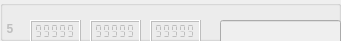
             <widget class="QGroupBox" name="markerBox_5">
              <property name="enabled">
               <bool>false</bool>
              </property>
              <property name="geometry">
               <rect>
                <x>0</x>
                <y>100</y>
                <width>341</width>
                <height>41</height>
               </rect>
              </property>
              <property name="title">
               <string notr="true"/>
              </property>
              <property name="flat">
               <bool>false</bool>
              </property>
              <widget class="QLCDNumber" name="X_5">
               <property name="geometry">
                <rect>
                 <x>30</x>
                 <y>20</y>
                 <width>51</width>
                 <height>23</height>
                </rect>
               </property>
               <property name="smallDecimalPoint">
                <bool>true</bool>
               </property>
               <property name="segmentStyle">
                <enum>QLCDNumber::Flat</enum>
               </property>
               <property name="value" stdset="0">
                <double>99999.000000000000000</double>
               </property>
              </widget>
              <widget class="QLCDNumber" name="Y_5">
               <property name="geometry">
                <rect>
                 <x>90</x>
                 <y>20</y>
                 <width>51</width>
                 <height>23</height>
                </rect>
               </property>
               <property name="smallDecimalPoint">
                <bool>true</bool>
               </property>
               <property name="segmentStyle">
                <enum>QLCDNumber::Flat</enum>
               </property>
               <property name="value" stdset="0">
                <double>99999.000000000000000</double>
               </property>
              </widget>
              <widget class="QLCDNumber" name="Z_5">
               <property name="geometry">
                <rect>
                 <x>150</x>
                 <y>20</y>
                 <width>51</width>
                 <height>23</height>
                </rect>
               </property>
               <property name="smallDecimalPoint">
                <bool>true</bool>
               </property>
               <property name="segmentStyle">
                <enum>QLCDNumber::Flat</enum>
               </property>
               <property name="value" stdset="0">
                <double>99999.000000000000000</double>
               </property>
              </widget>
              <widget class="QLineEdit" name="name_5">
               <property name="geometry">
                <rect>
                 <x>220</x>
                 <y>20</y>
                 <width>121</width>
                 <height>25</height>
                </rect>
               </property>
               <property name="sizePolicy">
                <sizepolicy hsizetype="Expanding" vsizetype="Fixed">
                 <horstretch>0</horstretch>
                 <verstretch>0</verstretch>
                </sizepolicy>
               </property>
              </widget>
              <widget class="QLabel" name="srn_5">
               <property name="enabled">
                <bool>false</bool>
               </property>
               <property name="geometry">
                <rect>
                 <x>0</x>
                 <y>20</y>
                 <width>21</width>
                 <height>17</height>
                </rect>
               </property>
               <property name="font">
                <font>
                 <weight>75</weight>
                 <bold>true</bold>
                </font>
               </property>
               <property name="text">
                <string>  5</string>
               </property>
              </widget>
             </widget>
